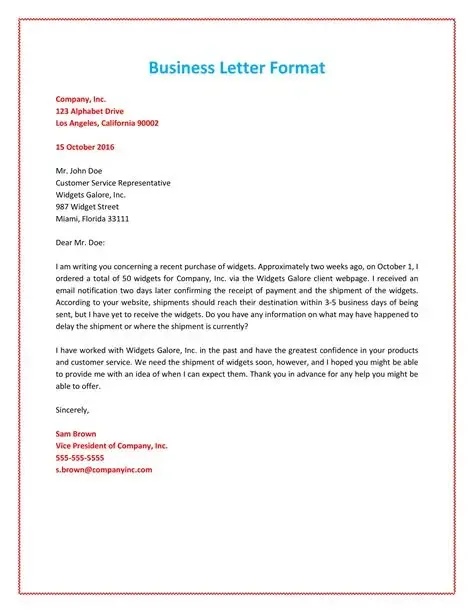
#> input picture test subjects/image.webp, 474 x 613 px
$ python -i main.py   (imports and definitions only)
#> lines starting #> are read from the running program, lines starting #| are printed output that depends on the picture; after the words box and inside, x2 and y2 are one past the last pixel; in counts of white or black regions, pixels touching at a corner belong together
import cv2
import numpy as np

def resize(image):
    image = cv2.resize(image, None, fx = 2, fy = 2, interpolation=cv2.INTER_CUBIC)
    return image

def bw(image):
    grey = cv2.cvtColor(image, cv2.COLOR_BGR2GRAY)
    return grey

def threshold(image):
    thresh = cv2.threshold(image, 0, 255, cv2.THRESH_BINARY + cv2.THRESH_OTSU)[1]
    return thresh

def otsut(image):
    _, otsu = cv2.threshold(image, 0, 255, cv2.THRESH_BINARY + cv2.THRESH_OTSU)
    return otsu

def adaptive(image):
    ad = cv2.adaptiveThreshold(image, 255, cv2.ADAPTIVE_THRESH_GAUSSIAN_C, cv2.THRESH_BINARY, 11, 5)
    return ad

def denoise(image):
    denoised = cv2.fastNlMeansDenoising(image)
    return denoised

def blur(image):
    blurred =cv2.GaussianBlur(image, (5, 5), 0)
    return blurred

def contrast(image):
    contrasted = cv2.createCLAHE(clipLimit=2.0, tileGridSize=(8, 8))
    enhanced = contrasted.apply(image)
    return enhanced

def firstpipe(image):
    return otsut(blur(bw(image)))

def secondpipe(image):
    return adaptive(bw(image))

def thirdpipe(image):
    return threshold(blur(bw(image)))

def fourthpipe(image):
    return otsut(denoise(bw(image)))

def fifthpipe(image):
    return adaptive(contrast(bw(image)))

>>> import cv2
>>> picture = cv2.imread('../test subjects/image.webp')
#> picture is the input picture: shape (613, 474, 3); mean B, G, R 245.7, 245.7, 247
>>> result = firstpipe(picture)
#> in bw, `grey = cv2.cvtColor(image, cv2.COLOR_BGR2GRAY)`:
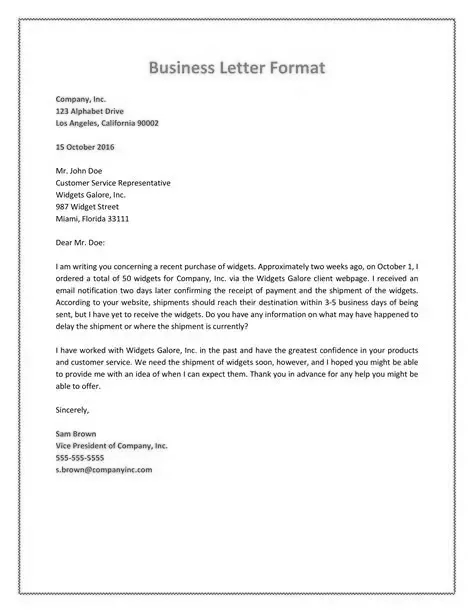
#> grey: shape (613, 474); min 0, max 255, mean 246.1
#> in otsut, `_, otsu = cv2.threshold(image, 0, 255, cv2.THRESH_BINARY + cv2.THRESH_..`:
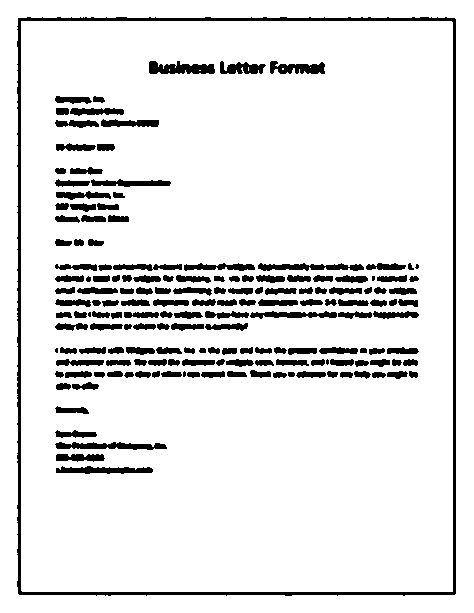
#> otsu: shape (613, 474); 90.1% white; 167 black regions (6 under 20 px), largest, box (x1, y1, x2, y2) and area: (17, 17, 456, 596) 6264, (149, 61, 215, 74) 616, (55, 442, 167, 450) 598
